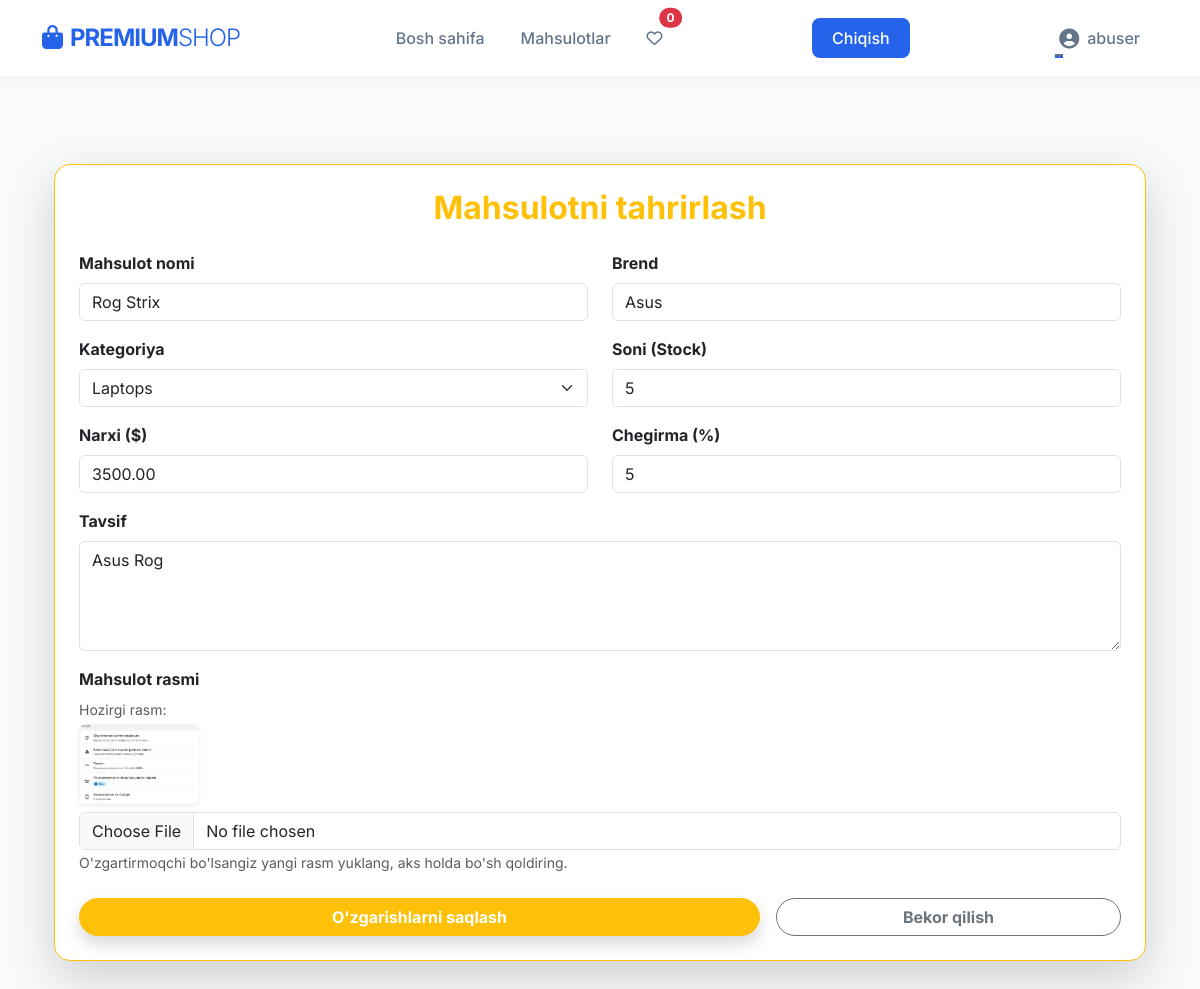
The app's page /users/edit/product/10 (signed in), older data.
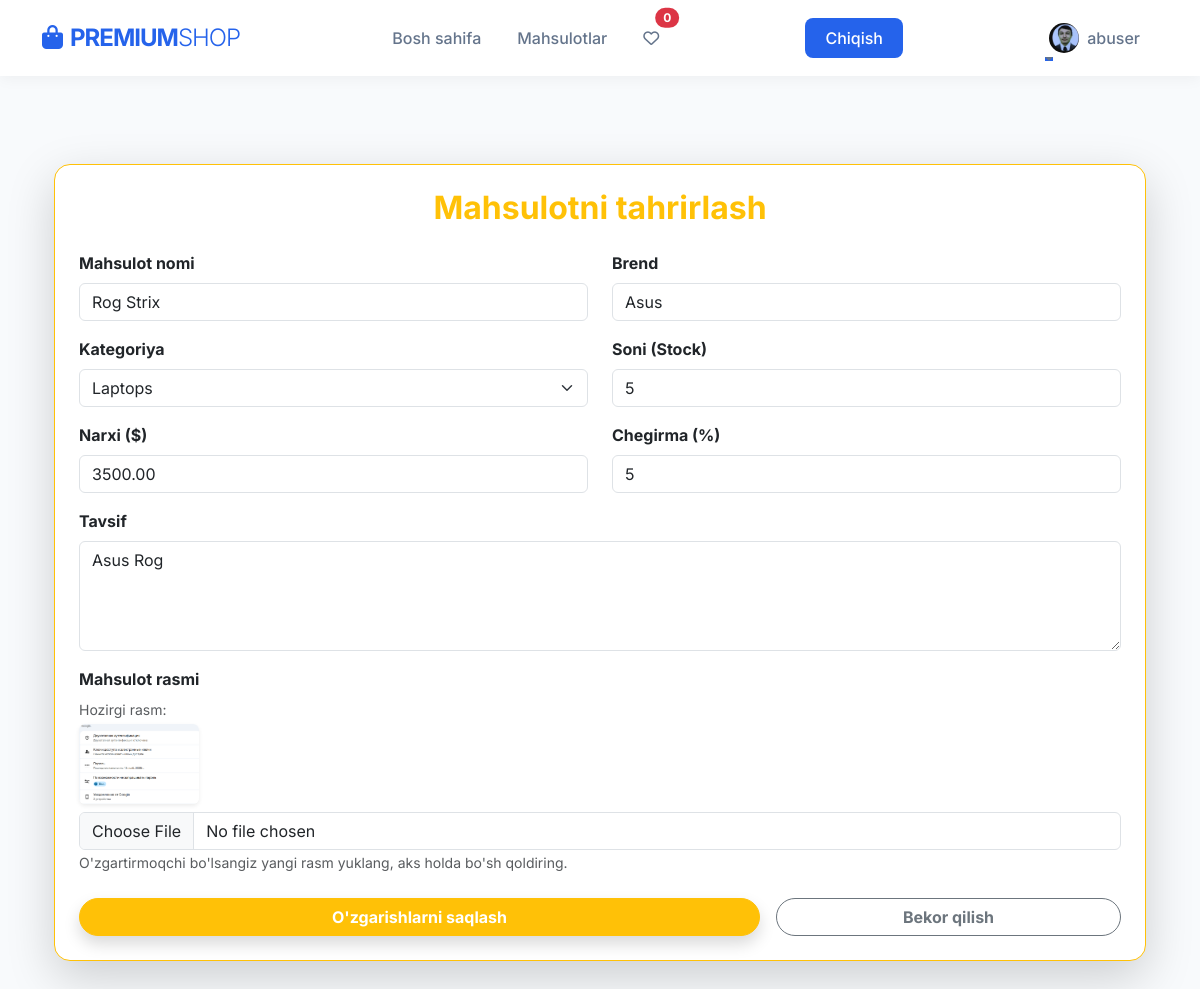
The same page, newer data.
### users/models.py (models this page shows, shortened)
class User(AbstractUser):
    USER_ROLES = (
        ("admin","Admin"),
        ("user","User"),
        ("seller","Seller")
    )
    phone = models.CharField(max_length=13, null=True, blank=True)
    image = models.ImageField(upload_to="user_images/",null=True, blank=True)
    address = models.CharField(max_length=50, null=True, blank=True)
    age = models.IntegerField(null=True, blank=True)
    balance = models.DecimalField(max_digits=10, decimal_places=2, null=True, blank=True, default=0.00)
    role = models.CharField(max_length=10, choices=USER_ROLES, default="user")

### users/views.py (the view, shortened to what this page needs)
# urls.py: path('edit/product/<int:id>', views.ProductUpdateView.as_view(), name='edit_product'),
class ProductUpdateView(LoginRequiredMixin, View):
    def get(self, request, id):
        product = get_object_or_404(Product, id=id, seller=request.user)
        from products.models import Category
        categories = Category.objects.all()
        return render(request, 'update.html', {
            'product': product,
            'categories': categories
        })

### templates/update.html (shortened to what this page needs)
{% extends 'base.html' %}
{% load static %}
{% block content %}
<div class="container mt-5 mb-5">
    <div class="card shadow-lg p-4 border-warning rounded-4">
        <h2 class="text-warning mb-4 text-center fw-bold">Mahsulotni tahrirlash</h2>
        <form method="post" enctype="multipart/form-data">
            <div class="row">
                <div class="col-md-6 mb-3">
                    <label class="form-label fw-bold">Mahsulot nomi</label>
                    <input type="text" name="title" class="form-control" value="{{ product.title }}" required>
                </div>
                <div class="col-md-6 mb-3">
                    <label class="form-label fw-bold">Brend</label>
                    <input type="text" name="brand" class="form-control" value="{{ product.brand }}" required>
                </div>
            </div>
            <div class="row">
                <div class="col-md-6 mb-3">
                    <label class="form-label fw-bold">Kategoriya</label>
                    <select name="category" class="form-select" required>
                        {% for cate in categories %}
                            <option value="{{ cate.id }}" {% if cate.id == product.category.id %} selected {% endif %}>
                                {{ cate.title }}
                            </option>
                        {% endfor %}
                    </select>
                </div>
                <div class="col-md-6 mb-3">
                    <label class="form-label fw-bold">Soni (Stock)</label>
                    <input type="number" name="stock" class="form-control" value="{{ product.stock }}" required>
                </div>
            </div>
            <div class="row">
                <div class="col-md-6 mb-3">
                    <label class="form-label fw-bold">Narxi ($)</label>
                    <input type="number" step="0.01" name="price" class="form-control" value="{{ product.price }}" required>
                </div>
                <div class="col-md-6 mb-3">
                    <label class="form-label fw-bold">Chegirma (%)</label>
                    <input type="number" name="precent" class="form-control" value="{{ product.precent }}">
                </div>
            </div>
            <div class="mb-3">
                <label class="form-label fw-bold">Tavsif</label>
                <textarea name="desc" class="form-control" rows="4">{{ product.desc }}</textarea>
            </div>
            <div class="mb-4">
                <label class="form-label fw-bold">Mahsulot rasmi</label>
                <div class="mb-2">
                    {% if product.main_image %}
                        <p class="small text-muted mb-1">Hozirgi rasm:</p>
                        <img src="{{ product.main_image.url }}" class="rounded shadow-sm" style="width: 120px; height: 80px; object-fit: cover;">
                    {% endif %}
                </div>
                <input type="file" name="main_image" class="form-control">
                <small class="text-muted">O'zgartirmoqchi bo'lsangiz yangi rasm yuklang, aks holda bo'sh qoldiring.</small>
            </div>
            <div class="d-flex gap-3">
                <button type="submit" class="btn btn-warning w-100 rounded-pill fw-bold text-white shadow">
                    O'zgarishlarni saqlash
                </button>
                <a href="{% url 'profile' %}" class="btn btn-outline-secondary w-50 rounded-pill fw-bold">
                    Bekor qilish
                </a>
            </div>
        </form>
    </div>
</div>
{% endblock %}

### templates/base.html (shortened to what this page needs)
<!DOCTYPE html>
{% load static %}
<html lang="uz">
<head>
    <link href="https://cdn.jsdelivr.net/npm/bootstrap@5.3.2/dist/css/bootstrap.min.css" rel="stylesheet">
    <link rel="stylesheet" href="https://cdnjs.cloudflare.com/ajax/libs/font-awesome/6.4.0/css/all.min.css">
</head>
<body>
    <header class="sticky-top">
        <nav class="navbar navbar-expand-lg navbar-light">
            <div class="container">
                <a class="navbar-brand" href="{% url 'home' %}">
                    <i class="fas fa-shopping-bag me-2"></i>PREMIUM<span class="fw-light">SHOP</span>
                </a>
                <div class="collapse navbar-collapse" id="navbarNav">
                    <ul class="navbar-nav mx-auto">
                        <li class="nav-item"><a class="nav-link" href="{% url 'home' %}">Bosh sahifa</a></li>
                        <li class="nav-item"><a class="nav-link" href="{% url 'products' %}">Mahsulotlar</a></li>
                        {% if user.is_authenticated %}
                        <li>
                            <a href="{% url 'wishlist' %}" class="nav-link position-relative">
                                <i class="far fa-heart"></i>
                                <span class="position-absolute top-0 start-100 translate-middle badge rounded-pill bg-danger">
                                    {{ request.user.wishlist.count }}
                                </span>
                            </a>
                        </li>
                        {% endif %}
                    </ul>
                    <ul class="navbar-nav">
                        <li class="nav-item"><a class="nav-link nav-btn" href="{% url 'logout' %}">Chiqish</a></li>
                    </ul>
                    <ul class="navbar-nav ms-auto">
                        {% if user.is_authenticated %}
                            <li class="nav-item dropdown">
                                <a class="nav-link dropdown-toggle d-flex align-items-center" href="#" id="navbarDropdown" role="button" data-bs-toggle="dropdown" aria-expanded="false">
                                    {% if user.image %}
                                        <img src="{{ user.image.url }}" alt="Profile" class="rounded-circle me-2" style="width: 30px; height: 30px; object-fit: cover;">
                                    {% else %}
                                        <i class="fas fa-user-circle fa-lg me-2"></i>
                                    {% endif %}
                                    {{ user.username }}
                                </a>
                            </li>
                        {% endif %}
                    </ul>
                </div>
            </div>
        </nav>
    </header>
    <main class="container">
        {% block content %}{% endblock %}
    </main>
</body>
</html>

Row changes from the older to the newer data that the page shows:
changed User "abuser": image: picture added; image empty → "user_images/abuser.jpg" (drawn)
